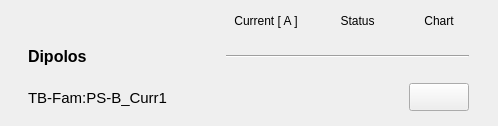
   <widget class="QWidget" name="scrollAreaWidgetContents_13">
    <property name="geometry">
     <rect>
      <x>0</x>
      <y>0</y>
      <width>498</width>
      <height>126</height>
     </rect>
    </property>
    <widget class="QWidget" name="layoutWidget">
     <property name="geometry">
      <rect>
       <x>8</x>
       <y>9</y>
       <width>481</width>
       <height>108</height>
      </rect>
     </property>
     <layout class="QGridLayout" name="gridLayout_2">
      <item row="0" column="1">
       <widget class="PyDMLabel" name="PyDMLabel_41">
        <property name="minimumSize">
         <size>
          <width>0</width>
          <height>24</height>
         </size>
        </property>
        <property name="maximumSize">
         <size>
          <width>16777215</width>
          <height>24</height>
         </size>
        </property>
        <property name="toolTip">
         <string/>
        </property>
        <property name="text">
         <string>Current [ A ]</string>
        </property>
        <property name="alignment">
         <set>Qt::AlignCenter</set>
        </property>
       </widget>
      </item>
      <item row="0" column="2">
       <widget class="PyDMLabel" name="PyDMLabel_38">
        <property name="toolTip">
         <string/>
        </property>
        <property name="text">
         <string>Status</string>
        </property>
        <property name="alignment">
         <set>Qt::AlignCenter</set>
        </property>
       </widget>
      </item>
      <item row="0" column="3">
       <widget class="PyDMLabel" name="PyDMLabel_96">
        <property name="toolTip">
         <string/>
        </property>
        <property name="text">
         <string>Chart</string>
        </property>
        <property name="alignment">
         <set>Qt::AlignCenter</set>
        </property>
       </widget>
      </item>
      <item row="1" column="0">
       <widget class="PyDMLabel" name="PyDMLabel_97">
        <property name="minimumSize">
         <size>
          <width>172</width>
          <height>35</height>
         </size>
        </property>
        <property name="maximumSize">
         <size>
          <width>160</width>
          <height>16777215</height>
         </size>
        </property>
        <property name="font">
         <font>
          <pointsize>12</pointsize>
          <weight>75</weight>
          <bold>true</bold>
         </font>
        </property>
        <property name="toolTip">
         <string/>
        </property>
        <property name="text">
         <string>Dipolos</string>
        </property>
       </widget>
      </item>
      <item row="1" column="1" colspan="3">
       <widget class="Line" name="line_6">
        <property name="sizeIncrement">
         <size>
          <width>0</width>
          <height>0</height>
         </size>
        </property>
        <property name="baseSize">
         <size>
          <width>0</width>
          <height>0</height>
         </size>
        </property>
        <property name="autoFillBackground">
         <bool>false</bool>
        </property>
        <property name="frameShadow">
         <enum>QFrame::Sunken</enum>
        </property>
        <property name="lineWidth">
         <number>1</number>
        </property>
        <property name="midLineWidth">
         <number>0</number>
        </property>
        <property name="orientation">
         <enum>Qt::Horizontal</enum>
        </property>
       </widget>
      </item>
      <item row="2" column="0">
       <widget class="PyDMLabel" name="PyDMLabel_98">
        <property name="minimumSize">
         <size>
          <width>172</width>
          <height>35</height>
         </size>
        </property>
        <property name="maximumSize">
         <size>
          <width>172</width>
          <height>16777215</height>
         </size>
        </property>
        <property name="font">
         <font>
          <pointsize>11</pointsize>
         </font>
        </property>
        <property name="toolTip">
         <string/>
        </property>
        <property name="text">
         <string>TB-Fam:PS-B_Curr1</string>
        </property>
       </widget>
      </item>
      <item row="2" column="1">
       <widget class="PyDMLabel" name="PyDMLabel_45">
        <property name="enabled">
         <bool>true</bool>
        </property>
        <property name="minimumSize">
         <size>
          <width>80</width>
          <height>30</height>
         </size>
        </property>
        <property name="maximumSize">
         <size>
          <width>80</width>
          <height>30</height>
         </size>
        </property>
        <property name="toolTip">
         <string/>
        </property>
        <property name="accessibleDescription">
         <string/>
        </property>
        <property name="layoutDirection">
         <enum>Qt::LeftToRight</enum>
        </property>
        <property name="autoFillBackground">
         <bool>false</bool>
        </property>
        <property name="styleSheet">
         <string notr="true"/>
        </property>
        <property name="frameShape">
         <enum>QFrame::NoFrame</enum>
        </property>
        <property name="frameShadow">
         <enum>QFrame::Sunken</enum>
        </property>
        <property name="alignment">
         <set>Qt::AlignRight|Qt::AlignTrailing|Qt::AlignVCenter</set>
        </property>
        <property name="precision" stdset="0">
         <number>2</number>
        </property>
        <property name="showUnits" stdset="0">
         <bool>false</bool>
        </property>
        <property name="precisionFromPV" stdset="0">
         <bool>false</bool>
        </property>
        <property name="alarmSensitiveBorder" stdset="0">
         <bool>false</bool>
        </property>
        <property name="channel" stdset="0">
         <string>TB-Fam:PS-B:Current-Mon</string>
        </property>
       </widget>
      </item>
      <item row="2" column="3">
       <widget class="PyDMPushButton" name="PyDMPushButton_41">
        <property name="minimumSize">
         <size>
          <width>60</width>
          <height>28</height>
         </size>
        </property>
        <property name="maximumSize">
         <size>
          <width>60</width>
          <height>28</height>
         </size>
        </property>
        <property name="toolTip">
         <string/>
        </property>
       </widget>
      </item>
      <item row="2" column="2">
       <widget class="SiriusLedState" name="led_statusb">
        <property name="minimumSize">
         <size>
          <width>51</width>
          <height>35</height>
         </size>
        </property>
        <property name="maximumSize">
         <size>
          <width>51</width>
          <height>35</height>
         </size>
        </property>
        <property name="toolTip">
         <string/>
        </property>
        <property name="state">
         <bool>true</bool>
        </property>
        <property name="offColor">
         <color>
          <red>207</red>
          <green>0</green>
          <blue>0</blue>
         </color>
        </property>
        <property name="alarmSensitiveBorder" stdset="0">
         <bool>false</bool>
        </property>
        <property name="channel" stdset="0">
         <string>TB-Fam:PS-B:DiagStatus-Mon</string>
        </property>
       </widget>
      </item>
     </layout>
    </widget>
   </widget>
